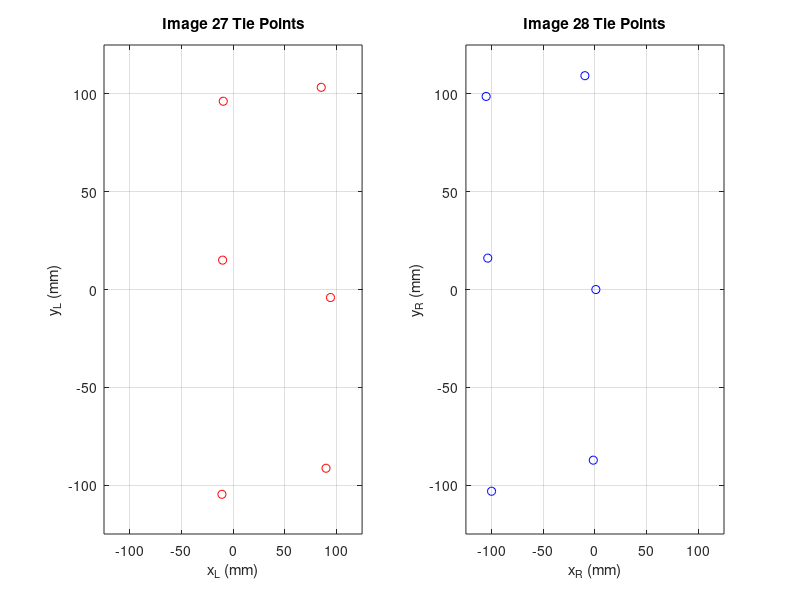

The MATLAB script that drew this image:

close all;
clc;
format long g;
% Input tie points: [xL, yL, xR, yR]
% Given Tie Point Measurements
tie_points = [
    -10.105,  15.011, -103.829,  16.042;
     94.369,  -4.092,   0.868,  -0.022;
    -10.762, -104.711, -100.169, -103.14;
     90.075, -91.378,  -1.607, -87.253;
     -9.489,   96.26, -105.395,  98.706;
     85.42,   103.371,  -9.738, 109.306;
];

% Camera Focal Length (in mm)
c = 153.358 ; % Adjust to your camera's focal length
% Initial Values for Relative Orientation Parameters
b_X = 92;  % Baseline X (known, 92 mm)
b_Y = 0;   % Initial Y baseline
b_Z = 0;   % Initial Z baseline
omega = 0; % Initial rotation angle omega
phi = 0;   % Initial rotation angle phi
kappa = 0; % Initial rotation angle kappa
figure;
subplot(1, 2, 1);
plot(tie_points(:,1), tie_points(:,2), 'ro');
title('Image 27 Tie Points');
xlabel('x_L (mm)');
ylabel('y_L (mm)');
grid on;
axis([-125 125 -125 125]); % Set axis limits

subplot(1, 2, 2);
plot(tie_points(:,3), tie_points(:,4), 'bo');
title('Image 28 Tie Points');
xlabel('x_R (mm)');
ylabel('y_R (mm)');
grid on;
axis([-125 125 -125 125]); % Set axis limits

return;
syms xL yL xR yR bY bZ omega phi kappa real

% Define image vectors
vL = [xL; yL; -c];
vR = [xR; yR; -c];

% Rotation matrix (approximate, first-order rotation)
R = [1, kappa, -phi;
    -kappa, 1, omega;
     phi, -omega, 1];

% Relative position vector
B = [b_X; bY; bZ];

% Coplanarity condition
coplanarity = B.' * cross(vL, R * vR);

% Partial derivatives
dF_dby = diff(coplanarity, bY);
dF_dbz = diff(coplanarity, bZ);
dF_domega = diff(coplanarity, omega);
dF_dphi = diff(coplanarity, phi);
dF_dkappa = diff(coplanarity, kappa);

% Display partial derivatives
disp('Partial derivatives:');
disp('dF/dbY ='), pretty(dF_dby)
disp('dF/dbZ ='), pretty(dF_dbz)
disp('dF/dOmega ='), pretty(dF_domega)
disp('dF/dPhi ='), pretty(dF_dphi)
disp('dF/dKappa ='), pretty(dF_dkappa)
syms xL yL xR yR bY bZ omega phi kappa real

% Define image vectors
vL = [xL; yL; -c];
vR = [xR; yR; -c];

% Rotation matrix (approximate, first-order rotation)
R = [1, kappa, -phi;
    -kappa, 1, omega;
     phi, -omega, 1];

% Relative position vector
B = [b_X; bY; bZ];

% Coplanarity condition
coplanarity = B.' * cross(vL, R * vR);

% Partial derivatives
dF_dby = diff(coplanarity, bY);
dF_dbz = diff(coplanarity, bZ);
dF_domega = diff(coplanarity, omega);
dF_dphi = diff(coplanarity, phi);
dF_dkappa = diff(coplanarity, kappa);
% Pixel Spacing (from previous labs)
pixel_spacing = 0.01; % Example value in mm/pixel
% Display the updated table
disp('Y-Parallax in Pixels:');
disp(y_parallax_table);
figure;
bar(tie_point_ids, Y_parallax_pixels);
title('Y-Parallax per Tie Point');
xlabel('Tie Point ID');
ylabel('Y-Parallax (Pixels)');
grid on;
% Calculate the Covariance Matrix
Qxx = inv(A' * A);
% Create Y-Parallax Table
y_parallax_table = table(tie_point_ids, Y_parallax, Y_parallax_pixels, ...
    'VariableNames', {'Tie_Point_ID', 'Y_Parallax_mm', 'Y_Parallax_Pixels'});

% Transform Y-Parallax to Pixel Size
pixel_spacing = 0.01; % Example value in mm/pixel
Y_parallax_pixels = Y_parallax / pixel_spacing;

% Tie point IDs for labeling
tie_point_ids = (1:size(tie_points, 1))';

% Display the table
disp('Y-Parallax Table:');
disp(y_parallax_table);

% Add to the table
y_parallax_table.Y_Parallax_Pixels = Y_parallax_pixels;


% Convert to Correlation Coefficient Matrix
D = sqrt(diag(Qxx));  % Standard deviations of the parameters
correlation_matrix = Qxx ./ (D * D');

% Parameter names for table
parameter_names = {'b_Y', 'b_Z', 'omega', 'phi', 'kappa'};

% Display the Correlation Matrix with Titles
disp('Correlation Coefficient Matrix:');
disp(array2table(correlation_matrix, 'VariableNames', parameter_names, 'RowNames', parameter_names));

% Display partial derivatives
disp('Partial derivatives:');
disp('dF/dbY ='), pretty(dF_dby)
disp('dF/dbZ ='), pretty(dF_dbz)
disp('dF/dOmega ='), pretty(dF_domega)
disp('dF/dPhi ='), pretty(dF_dphi)
disp('dF/dKappa ='), pretty(dF_dkappa)

% Calculate the Covariance Matrix
Qxx = inv(A' * A);

% Convert to Correlation Coefficient Matrix
D = sqrt(diag(Qxx));  % Standard deviations of the parameters
correlation_matrix = Qxx ./ (D * D');

% Parameter names for table
parameter_names = {'b_Y', 'b_Z', 'omega', 'phi', 'kappa'};

% Display the Correlation Matrix with Titles
disp('Correlation Coefficient Matrix:');
disp(array2table(correlation_matrix, 'VariableNames', parameter_names, 'RowNames', parameter_names));



